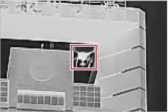
#> input picture paper_assets_figures_20261027/fig1_src/top_t.png, 168 x 112 px
$ python plot_fig1_schematic_en.py
#> lines starting #> are read from the running program, lines starting #| are printed output that depends on the picture
# -*- coding: utf-8 -*-
"""
Fig1 redraw (English version): single-frame / three-frame input construction +
unified YOLO detection network schematic. Only the text language differs from
the Chinese version; design and values are unchanged. Photo crops come from the
original docx fig1 (fig1_src/); content matches the paper case (YOLO11n, red
boxes = ground truth, orange boxes = predictions).
"""
from pathlib import Path

import matplotlib
matplotlib.use("Agg")
import matplotlib.pyplot as plt
from matplotlib.patches import FancyBboxPatch, FancyArrowPatch

OUT = Path(__file__).resolve().parent
SRC = OUT / "fig1_src"

BLUE = "#2E5FA3"
ORANGE = "#E4622F"
GRAY = "#767676"
DARK = "#222222"

# ---- font (English version: DejaVu Sans, no CJK needed) ----------------------
plt.rcParams.update({
    "font.family": "sans-serif",
    "font.sans-serif": ["DejaVu Sans"],
    "axes.unicode_minus": False,
})


def img_axes(fig, path, x, y, w, h):
    ax = fig.add_axes([x, y, w, h])
    ax.imshow(plt.imread(str(path)))
    ax.set_xticks([]); ax.set_yticks([])
    for s in ax.spines.values():
        s.set_linewidth(0.7); s.set_color("#BBBBBB")
    return ax


def arrow(fig, x0, y0, x1, y1, color="#555555", lw=1.2):
    a = FancyArrowPatch((x0, y0), (x1, y1), transform=fig.transFigure,
                        arrowstyle="-|>", mutation_scale=9, lw=lw,
                        color=color, shrinkA=0, shrinkB=0, zorder=4)
    fig.add_artist(a)
    return a


fig = plt.figure(figsize=(6.7, 3.0), dpi=300)

# ---- lane background ---------------------------------------------------------
for y0, h, c in [(0.575, 0.375, BLUE), (0.035, 0.375, ORANGE)]:
    fig.add_artist(FancyBboxPatch((0.004, y0), 0.992, h,
                   boxstyle="round,pad=0.004,rounding_size=0.012",
                   transform=fig.transFigure, fc=c, ec="none", alpha=0.055, zorder=0))

# ---- lane titles (wrapped to two lines: longer English text) ------------------
fig.text(0.012, 0.755, "Single-frame\ninput", fontsize=9, fontweight="bold",
         color=BLUE, va="center", linespacing=1.15)
fig.text(0.012, 0.215, "Three-frame\ninput", fontsize=9, fontweight="bold",
         color=ORANGE, va="center", linespacing=1.15)

# ---- lane 1: single-frame input (top) -----------------------------------------
PW, PH = 0.075, 0.1125            # photo size (ratio 1.5, 512x640 case image)
top_y = 0.70 - PH / 2             # top-lane photo center y=0.70
img_axes(fig, SRC / "top_t.png", 0.215, top_y, PW, PH)
fig.text(0.2525, top_y - 0.062, "Current frame t", ha="center", fontsize=8, color=DARK)
fig.text(0.2525, top_y - 0.100, "Replicated to 3 channels", ha="center", fontsize=7, color=GRAY)
fig.text(0.2525, top_y + PH + 0.022, "1 × 512 × 640", ha="center", fontsize=6.8, color=GRAY)

# ---- lane 2: three-frame input (bottom) ----------------------------------------
bot_y = 0.215 - PH / 2            # bottom-lane photo center y=0.215
xs = [0.115, 0.212, 0.309]
caps = [("t−10 (10 back)", "Channel 3"), ("t−5 (5 back)", "Channel 2"),
        ("Current frame t", "Channel 1")]
files = ["t_10.png", "t_5.png", "t_now.png"]
for x0, (c1, c2), f in zip(xs, caps, files):
    img_axes(fig, SRC / f, x0, bot_y, PW, PH)
#> call 2 of img_axes, with x = 0.115, y = 0.159, w = 0.075, h = 0.113
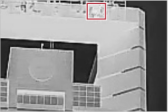
#> input picture paper_assets_figures_20261027/fig1_src/t_10.png, 168 x 112 px
    fig.text(x0 + PW / 2, bot_y - 0.034, c1, ha="center", fontsize=6.5, color=DARK)
    fig.text(x0 + PW / 2, bot_y - 0.074, c2, ha="center", fontsize=7, color=GRAY)
fig.text(0.2495, bot_y + PH + 0.012, "Each frame 1 × 512 × 640", ha="center",
         fontsize=6.8, color=GRAY)

# ---- middle: unified YOLO module ------------------------------------------------
MX0, MX1, MY0, MY1 = 0.435, 0.760, 0.045, 0.925
fig.add_artist(FancyBboxPatch((MX0, MY0), MX1 - MX0, MY1 - MY0,
               boxstyle="round,pad=0.006,rounding_size=0.02",
               transform=fig.transFigure, fc="white", ec="#8A8A8A", lw=1.1, zorder=2))
cx = (MX0 + MX1) / 2
fig.text(cx, 0.845, "Unified lightweight\nYOLO detection network", ha="center",
         va="center", fontsize=8.5, fontweight="bold", color=DARK,
         linespacing=1.2, zorder=3)
fig.text(cx, 0.765, "YOLO11n / YOLO11s · identical configuration", ha="center",
         fontsize=6.6, color=GRAY, zorder=3)

stages = [("Backbone", "Conv. feature\nextraction,\ndownsample"),
          ("Neck", "Multi-scale\nfeature fusion"),
          ("Head", "Class & box\nprediction")]
sw, sh, sy = 0.085, 0.115, 0.545   # stage box width/height/bottom
sx = [0.452, 0.560, 0.668]
for (name, sub), x0 in zip(stages, sx):
    fig.add_artist(FancyBboxPatch((x0, sy), sw, sh,
                   boxstyle="round,pad=0.004,rounding_size=0.012",
                   transform=fig.transFigure, fc="#F2F5FA", ec=BLUE, lw=0.9, zorder=3))
    fig.text(x0 + sw / 2, sy + sh / 2, name, ha="center", va="center",
             fontsize=8.5, color=DARK, zorder=4)
    fig.text(x0 + sw / 2, sy - 0.045, sub, ha="center", va="top",
             fontsize=6.6, color=GRAY, linespacing=1.25, zorder=4)
for x0 in sx[:-1]:
    arrow(fig, x0 + sw + 0.006, sy + sh / 2, x0 + sw + 0.017, sy + sh / 2, color=BLUE, lw=1.0)
fig.text(cx, 0.315, "Output N × 6 (class logits + box regression)", ha="center",
         fontsize=6.4, color=GRAY, zorder=3)

fig.add_artist(plt.Line2D([MX0 + 0.02, MX1 - 0.02], [0.295, 0.295],
              transform=fig.transFigure, ls=(0, (3, 2)), lw=0.7, color="#B0B0B0", zorder=3))
fig.text(cx, 0.253, "Architecture and parameter count\nunchanged across input schemes",
         ha="center", va="center", fontsize=6.0, color=DARK, linespacing=1.3, zorder=3)
fig.text(cx, 0.170, "Two inputs trained separately\nwith independent weights",
         ha="center", va="center", fontsize=6.0, color=DARK, linespacing=1.3, zorder=3)
fig.text(cx, 0.088, "Temporal scheme only replaces the\ninput tensor: zero extra params / FLOPs",
         ha="center", va="center", fontsize=6.0, color=ORANGE, linespacing=1.3, zorder=3)

# ---- input -> network arrows and labels ------------------------------------------
arrow(fig, 0.295, 0.70, MX0 - 0.004, 0.70, color=BLUE)
fig.text((0.295 + MX0) / 2, 0.735, "3 × 544 × 672", ha="center", fontsize=6.8, color=BLUE)
arrow(fig, 0.389, 0.215, MX0 - 0.004, 0.215, color=ORANGE)
fig.text(0.398, 0.300, "Concatenated\n3 × 544 × 672", ha="center", fontsize=6.5,
         color=ORANGE, linespacing=1.3)

# ---- network -> result arrows and result images -----------------------------------
RX, RW = 0.845, 0.105             # result image width (ratio 1.48)
RH = RW / (169 / 114)
arrow(fig, MX1 + 0.004, 0.70, RX - 0.004, 0.70, color=BLUE)
arrow(fig, MX1 + 0.004, 0.215, RX - 0.004, 0.215, color=ORANGE)
fig.text((MX1 + RX) / 2, 0.735, "N × 6", ha="center", fontsize=6.8, color=BLUE)

img_axes(fig, SRC / "res_single.png", RX, 0.70 - RH / 2, RW, RH)
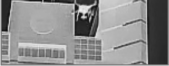
#> input picture paper_assets_figures_20261027/fig1_src/res_single.png, 169 x 66 px
fig.text(RX + RW / 2, 0.70 - RH / 2 - 0.030, "Not detected", ha="center",
         fontsize=8, color=DARK)
img_axes(fig, SRC / "res_tcs.png", RX, 0.215 - RH / 2, RW, RH)
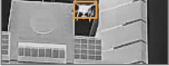
#> input picture paper_assets_figures_20261027/fig1_src/res_tcs.png, 169 x 66 px
fig.text(RX + RW / 2, 0.215 - RH / 2 - 0.030, "Correctly detected", ha="center",
         fontsize=8, color=DARK)

# ---- footnote ---------------------------------------------------------------------
fig.text(0.5, 0.008, "Case study with YOLO11n; sizes as C × H × W; red boxes are "
         "ground truth (display only), orange boxes are model predictions.",
         ha="center", fontsize=6.8, color=GRAY)

fig.savefig(OUT / "fig1_input_pipeline_en.png", dpi=300)
print("saved", OUT / "fig1_input_pipeline_en.png")
